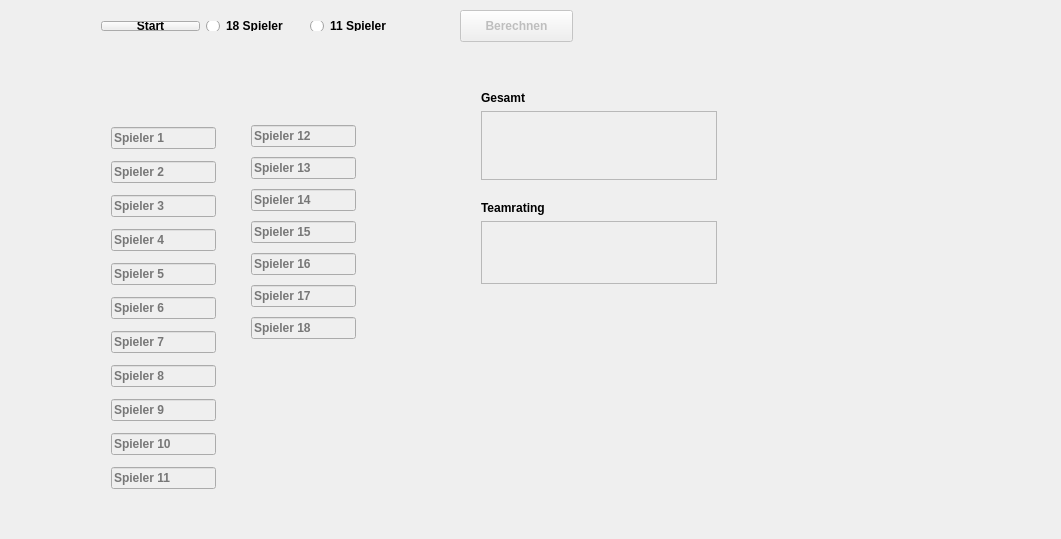
<?xml version="1.0" encoding="UTF-8"?>
<ui version="4.0">
 <class>ultimateteam</class>
 <widget class="QMainWindow" name="ultimateteam">
  <property name="enabled">
   <bool>true</bool>
  </property>
  <property name="geometry">
   <rect>
    <x>0</x>
    <y>0</y>
    <width>1061</width>
    <height>539</height>
   </rect>
  </property>
  <property name="font">
   <font>
    <weight>75</weight>
    <bold>true</bold>
   </font>
  </property>
  <property name="windowTitle">
   <string>ultimateteam</string>
  </property>
  <widget class="QWidget" name="centralWidget">
   <property name="enabled">
    <bool>true</bool>
   </property>
   <widget class="QPushButton" name="calc">
    <property name="enabled">
     <bool>false</bool>
    </property>
    <property name="geometry">
     <rect>
      <x>460</x>
      <y>10</y>
      <width>113</width>
      <height>32</height>
     </rect>
    </property>
    <property name="text">
     <string>Berechnen</string>
    </property>
   </widget>
   <widget class="QWidget" name="layoutWidget">
    <property name="geometry">
     <rect>
      <x>90</x>
      <y>10</y>
      <width>330</width>
      <height>32</height>
     </rect>
    </property>
    <layout class="QHBoxLayout" name="horizontalLayout">
     <item>
      <widget class="QPushButton" name="pushButton">
       <property name="text">
        <string>Start</string>
       </property>
      </widget>
     </item>
     <item>
      <widget class="QRadioButton" name="radioButton">
       <property name="text">
        <string>18 Spieler</string>
       </property>
      </widget>
     </item>
     <item>
      <widget class="QRadioButton" name="radioButton_2">
       <property name="text">
        <string>11 Spieler</string>
       </property>
      </widget>
     </item>
    </layout>
   </widget>
   <widget class="QWidget" name="layoutWidget">
    <property name="geometry">
     <rect>
      <x>100</x>
      <y>110</y>
      <width>127</width>
      <height>401</height>
     </rect>
    </property>
    <layout class="QVBoxLayout" name="verticalLayout">
     <item>
      <widget class="QLineEdit" name="lineEdit">
       <property name="enabled">
        <bool>false</bool>
       </property>
       <property name="cursor">
        <cursorShape>WaitCursor</cursorShape>
       </property>
       <property name="inputMethodHints">
        <set>Qt::ImhDigitsOnly</set>
       </property>
       <property name="text">
        <string/>
       </property>
       <property name="maxLength">
        <number>10</number>
       </property>
       <property name="cursorPosition">
        <number>0</number>
       </property>
       <property name="placeholderText">
        <string>Spieler 1</string>
       </property>
      </widget>
     </item>
     <item>
      <widget class="QLineEdit" name="lineEdit_2">
       <property name="enabled">
        <bool>false</bool>
       </property>
       <property name="text">
        <string/>
       </property>
       <property name="placeholderText">
        <string>Spieler 2</string>
       </property>
      </widget>
     </item>
     <item>
      <widget class="QLineEdit" name="lineEdit_3">
       <property name="enabled">
        <bool>false</bool>
       </property>
       <property name="text">
        <string/>
       </property>
       <property name="placeholderText">
        <string>Spieler 3</string>
       </property>
      </widget>
     </item>
     <item>
      <widget class="QLineEdit" name="lineEdit_4">
       <property name="enabled">
        <bool>false</bool>
       </property>
       <property name="text">
        <string/>
       </property>
       <property name="placeholderText">
        <string>Spieler 4</string>
       </property>
      </widget>
     </item>
     <item>
      <widget class="QLineEdit" name="lineEdit_5">
       <property name="enabled">
        <bool>false</bool>
       </property>
       <property name="text">
        <string/>
       </property>
       <property name="placeholderText">
        <string>Spieler 5</string>
       </property>
      </widget>
     </item>
     <item>
      <widget class="QLineEdit" name="lineEdit_6">
       <property name="enabled">
        <bool>false</bool>
       </property>
       <property name="text">
        <string/>
       </property>
       <property name="placeholderText">
        <string>Spieler 6</string>
       </property>
      </widget>
     </item>
     <item>
      <widget class="QLineEdit" name="lineEdit_7">
       <property name="enabled">
        <bool>false</bool>
       </property>
       <property name="text">
        <string/>
       </property>
       <property name="placeholderText">
        <string>Spieler 7</string>
       </property>
      </widget>
     </item>
     <item>
      <widget class="QLineEdit" name="lineEdit_8">
       <property name="enabled">
        <bool>false</bool>
       </property>
       <property name="text">
        <string/>
       </property>
       <property name="placeholderText">
        <string>Spieler 8</string>
       </property>
      </widget>
     </item>
     <item>
      <widget class="QLineEdit" name="lineEdit_9">
       <property name="enabled">
        <bool>false</bool>
       </property>
       <property name="text">
        <string/>
       </property>
       <property name="placeholderText">
        <string>Spieler 9</string>
       </property>
      </widget>
     </item>
     <item>
      <widget class="QLineEdit" name="lineEdit_10">
       <property name="enabled">
        <bool>false</bool>
       </property>
       <property name="text">
        <string/>
       </property>
       <property name="placeholderText">
        <string>Spieler 10</string>
       </property>
      </widget>
     </item>
     <item>
      <widget class="QLineEdit" name="lineEdit_11">
       <property name="enabled">
        <bool>false</bool>
       </property>
       <property name="text">
        <string/>
       </property>
       <property name="placeholderText">
        <string>Spieler 11</string>
       </property>
      </widget>
     </item>
    </layout>
   </widget>
   <widget class="QWidget" name="layoutWidget">
    <property name="geometry">
     <rect>
      <x>240</x>
      <y>110</y>
      <width>127</width>
      <height>251</height>
     </rect>
    </property>
    <layout class="QVBoxLayout" name="verticalLayout_2">
     <item>
      <widget class="QLineEdit" name="lineEdit_12">
       <property name="enabled">
        <bool>false</bool>
       </property>
       <property name="text">
        <string/>
       </property>
       <property name="placeholderText">
        <string>Spieler 12</string>
       </property>
      </widget>
     </item>
     <item>
      <widget class="QLineEdit" name="lineEdit_13">
       <property name="enabled">
        <bool>false</bool>
       </property>
       <property name="text">
        <string/>
       </property>
       <property name="placeholderText">
        <string>Spieler 13</string>
       </property>
      </widget>
     </item>
     <item>
      <widget class="QLineEdit" name="lineEdit_14">
       <property name="enabled">
        <bool>false</bool>
       </property>
       <property name="text">
        <string/>
       </property>
       <property name="placeholderText">
        <string>Spieler 14</string>
       </property>
      </widget>
     </item>
     <item>
      <widget class="QLineEdit" name="lineEdit_15">
       <property name="enabled">
        <bool>false</bool>
       </property>
       <property name="text">
        <string/>
       </property>
       <property name="placeholderText">
        <string>Spieler 15</string>
       </property>
      </widget>
     </item>
     <item>
      <widget class="QLineEdit" name="lineEdit_16">
       <property name="enabled">
        <bool>false</bool>
       </property>
       <property name="text">
        <string/>
       </property>
       <property name="placeholderText">
        <string>Spieler 16</string>
       </property>
      </widget>
     </item>
     <item>
      <widget class="QLineEdit" name="lineEdit_18">
       <property name="enabled">
        <bool>false</bool>
       </property>
       <property name="text">
        <string/>
       </property>
       <property name="placeholderText">
        <string>Spieler 17</string>
       </property>
      </widget>
     </item>
     <item>
      <widget class="QLineEdit" name="lineEdit_17">
       <property name="enabled">
        <bool>false</bool>
       </property>
       <property name="text">
        <string/>
       </property>
       <property name="placeholderText">
        <string>Spieler 18</string>
       </property>
      </widget>
     </item>
    </layout>
   </widget>
   <widget class="QWidget" name="layoutWidget">
    <property name="geometry">
     <rect>
      <x>470</x>
      <y>80</y>
      <width>258</width>
      <height>131</height>
     </rect>
    </property>
    <layout class="QVBoxLayout" name="verticalLayout_3">
     <item>
      <widget class="QLabel" name="label">
       <property name="text">
        <string>Gesamt</string>
       </property>
      </widget>
     </item>
     <item>
      <widget class="QTextEdit" name="total">
       <property name="enabled">
        <bool>false</bool>
       </property>
      </widget>
     </item>
     <item>
      <widget class="QLabel" name="label_2">
       <property name="text">
        <string/>
       </property>
      </widget>
     </item>
    </layout>
   </widget>
   <widget class="QWidget" name="layoutWidget">
    <property name="geometry">
     <rect>
      <x>470</x>
      <y>190</y>
      <width>258</width>
      <height>105</height>
     </rect>
    </property>
    <layout class="QVBoxLayout" name="verticalLayout_4">
     <item>
      <widget class="QLabel" name="label_3">
       <property name="text">
        <string>Teamrating</string>
       </property>
      </widget>
     </item>
     <item>
      <widget class="QTextEdit" name="textEdit">
       <property name="enabled">
        <bool>false</bool>
       </property>
       <property name="font">
        <font>
         <pointsize>20</pointsize>
        </font>
       </property>
      </widget>
     </item>
    </layout>
   </widget>
   <widget class="QLabel" name="labelpix">
    <property name="geometry">
     <rect>
      <x>450</x>
      <y>330</y>
      <width>481</width>
      <height>161</height>
     </rect>
    </property>
    <property name="inputMethodHints">
     <set>Qt::ImhFormattedNumbersOnly</set>
    </property>
    <property name="text">
     <string/>
    </property>
   </widget>
  </widget>
 </widget>
 <layoutdefault spacing="6" margin="11"/>
 <resources/>
 <connections/>
</ui>
